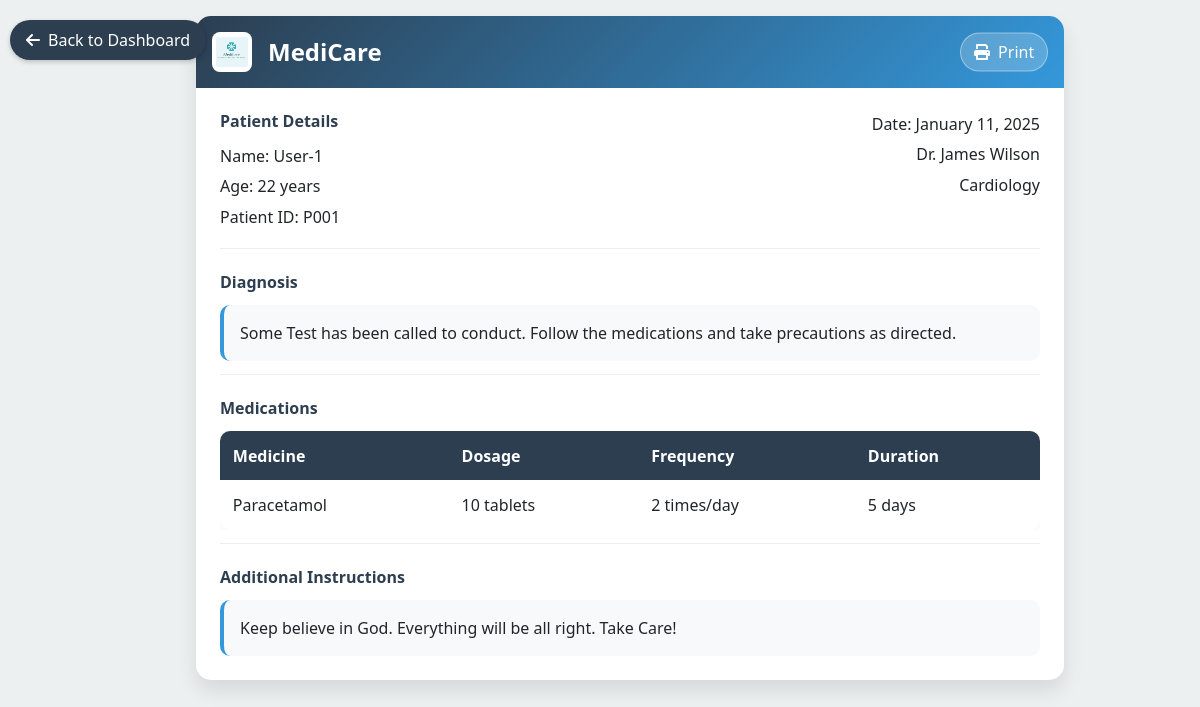
Screenshot of /view_prescription/7 (signed in) with the database file from the repository.
### model.py (models this page shows)
class Patient(UserMixin, db.Model):
    __tablename__ = 'patient'
    id = db.Column(db.Integer, primary_key=True)
    user_id = db.Column(db.Integer, db.ForeignKey('user.id', ondelete='CASCADE'), nullable=False)
    name = db.Column(db.String(80), unique=True, nullable=False)
    email = db.Column(db.String(120), unique=True, nullable=False)
    mobile = db.Column(db.String(20), nullable=False)
    password = db.Column(db.String(120), nullable=False)
    city = db.Column(db.String(120), nullable=False)
    emergency_email = db.Column(db.String(120), nullable=False)
    emergency_number = db.Column(db.String(20), nullable=False)
    gender = db.Column(db.String(20), nullable=False)
    age = db.Column(db.Integer, nullable=False)
    created_at = db.Column(db.DateTime, nullable=False, default=datetime.utcnow)
    user = db.relationship('User', back_populates='patient')
    appointments = db.relationship('Appointment', back_populates='patient')

class Prescription(db.Model):
    __tablename__ = 'prescription'
    id = db.Column(db.Integer, primary_key=True)
    appointment_id = db.Column(db.Integer, db.ForeignKey('appointment.id'), nullable=False)
    diagnosis = db.Column(db.String(200), nullable=False)
    medicines = db.Column(db.Text, nullable=False)  # JSON string
    dosage = db.Column(db.Text, nullable=True)
    frequency = db.Column(db.Text, nullable=True)
    duration = db.Column(db.Text, nullable=True)
    instructions = db.Column(db.Text, nullable=True)
    created_at = db.Column(db.DateTime, default=datetime.utcnow)
    appointment = db.relationship('Appointment', back_populates='prescription')

class Doctor(db.Model):
    __tablename__ = 'doctor'
    id = db.Column(db.Integer, primary_key=True)
    user_id = db.Column(db.Integer, db.ForeignKey('user.id', ondelete='CASCADE'), nullable=False)
    name = db.Column(db.String(80), nullable=False)
    specialization = db.Column(db.String(120), nullable=False)
    department_id = db.Column(db.Integer, db.ForeignKey('department.id'), nullable=False)
    experience = db.Column(db.Integer, nullable=False)
    email = db.Column(db.String(120), unique=True, nullable=False)
    password = db.Column(db.String(120), nullable=False)
    city = db.Column(db.String(120), nullable=False)
    image = db.Column(db.String(255))
    rating = db.Column(db.Float, default=0.0)
    is_approved = db.Column(db.Boolean, default=False)
    description = db.Column(db.Text)
    user = db.relationship('User', back_populates='doctor')
    appointments = db.relationship('Appointment', back_populates='doctor')
    department = db.relationship('Department', back_populates='doctors')

### app.py (the view)
@app.route('/view_prescription/<int:appointment_id>', methods=['GET', 'POST'])
def view_prescription(appointment_id):
    prescription = Prescription.query.filter_by(appointment_id=appointment_id).first_or_404()
    medicines = json.loads(prescription.medicines)  # Parse JSON string to Python list of dictionaries
    return render_template(
        'view_prescription.html',
        prescription={
            'diagnosis': prescription.diagnosis,
            'instructions': prescription.instructions,
            'created_at': prescription.created_at,
            'medicines': medicines,
            'appointment': prescription.appointment,
        }
    )

### app.py (called while the page is built)
@login_manager.user_loader
def load_user(user_id):
    return User.query.get(int(user_id))

@app.context_processor
def inject_notification_count():
    if current_user.is_authenticated:
        unread_count = Notification.query.filter_by(doctor_id=current_user.id, is_read=False).count()
        return {'unread_count': unread_count}
    return {'unread_count': 0}

### templates/view_prescription.html (shortened to what this page needs)
<!DOCTYPE html>
<html lang="en">
<head>
    <link rel="stylesheet" href="https://cdn.jsdelivr.net/npm/bootstrap@5.3.0/dist/css/bootstrap.min.css">
    <link rel="stylesheet" href="https://cdnjs.cloudflare.com/ajax/libs/font-awesome/6.0.0-beta3/css/all.min.css">
</head>
<body>
    <div class="back">
        {% if current_user.doctor %}
        <a href="{{ url_for('doctor') }}" class="back-btn" style="text-decoration: none;">
            <i class="fas fa-arrow-left"></i>
            Back to Dashboard
        </a>
        {% else %}
        <a href="{{ url_for('user') }}" class="back-btn" style="text-decoration: none;">
            <i class="fas fa-arrow-left"></i>
            Back to Dashboard
        </a>
        {% endif %}
    </div>
    <div class="container">
        <div class="prescription-card">
            <div class="header">
                <div class="logo-container">
                    <img src="{{ url_for('static', filename='pic4.jpg') }}" alt="MediCare Logo" class="logo-img" />
                    <h1 class="logo-text">MediCare</h1>
                </div>
                <button onclick="window.print()" class="print-btn">
                    <i class="fas fa-print me-2"></i>Print
                </button>
            </div>
            <div class="content">
                <div class="section patient-details">
                    <div>
                        <h2 class="section-title">Patient Details</h2>
                        <p class="detail-item">Name: {{ prescription.appointment.patient.name }}</p>
                        <p class="detail-item">Age: {{ prescription.appointment.patient.age }} years</p>
                        <p class="detail-item">Patient ID: P00{{ prescription.appointment.patient.id }}</p>
                    </div>
                    <div class="text-end">
                        <p class="detail-item">Date: {{ prescription.created_at.strftime('%B %d, %Y') }}</p>
                        <p class="detail-item">{{ prescription.appointment.doctor.name }}</p>
                        <p class="detail-item">{{ prescription.appointment.doctor.specialization }}</p>
                    </div>
                </div>
                <div class="section">
                    <h2 class="section-title">Diagnosis</h2>
                    <div class="diagnosis-box">
                        {{ prescription.diagnosis }}
                    </div>
                </div>
                <div class="section">
                    <h2 class="section-title">Medications</h2>
                    <div class="table-responsive">
                        <table class="medications-table">
                            <thead>
                                <tr>
                                    <th>Medicine</th>
                                    <th>Dosage</th>
                                    <th>Frequency</th>
                                    <th>Duration</th>
                                </tr>
                            </thead>
                            <tbody>
                                {% for med in prescription.medicines %}
                                <tr>
                                    <td>{{ med['medicine'] }}</td>
                                    <td>{{ med['dosage'] }}</td>
                                    <td>{{ med['frequency'] }}</td>
                                    <td>{{ med['duration'] }}</td>
                                </tr>
                                {% endfor %}
                            </tbody>
                        </table>
                    </div>
                </div>
                <div class="section">
                    <h2 class="section-title">Additional Instructions</h2>
                    <div class="instructions-box">
                        {{ prescription.instructions }}
                    </div>
                </div>
            </div>
        </div>
    </div>
</body>
</html>

### templates/view_prescription.html (style rules this page uses)
:root { --primary-color: #2c3e50; --secondary-color: #3498db; --accent-color: #e74c3c; }
body { background-color: #ecf0f1; font-family: 'Segoe UI', Tahoma, Geneva, Verdana, sans-serif; }
.container { max-width: 900px; padding: 1rem; margin-left: 15vw; }
.prescription-card { background: white; border-radius: 15px; box-shadow: 0 10px 20px rgba(0, 0, 0, 0.1); overflow: hidden; }
.header { background: linear-gradient(135deg, var(--primary-color), var(--secondary-color)); color: white; padding: 1rem; position: relative; display: flex; align-items: center; gap: 1rem; }
.logo-container { display: flex; align-items: center; gap: 1rem; }
.logo-img { width: 40px; height: 40px; object-fit: contain; background: white; border-radius: 8px; padding: 4px; }
.logo-text { font-size: 1.5rem; font-weight: 700; margin: 0; }
.print-btn { position: absolute; right: 1rem; top: 50%; transform: translateY(-50%); background: rgba(255, 255, 255, 0.2); border: 1px solid rgba(255, 255, 255, 0.4); color: white; padding: 0.4rem 0.8rem; border-radius: 50px; transition: all 0.3s ease; }
.content { padding: 1.5rem; }
.section { margin-bottom: 1.5rem; padding-bottom: 0.8rem; border-bottom: 1px solid #eee; }
.section:last-child { margin-bottom: 0; padding-bottom: 0; border-bottom: none; }
.section-title { color: var(--primary-color); font-weight: 600; margin-bottom: 0.8rem; font-size: 1rem; }
.patient-details { display: grid; grid-template-columns: repeat(auto-fit, minmax(250px, 1fr)); gap: 1.5rem; }
.detail-item { margin-bottom: 0.4rem; }
.medications-table { width: 100%; border-collapse: separate; border-spacing: 0; border-radius: 10px; overflow: hidden; box-shadow: 0 0 10px rgba(0, 0, 0, 0.05); }
.medications-table th { background: var(--primary-color); color: white; padding: 0.8rem; text-align: left; }
.medications-table td { padding: 0.8rem; border-bottom: 1px solid #eee; }
.medications-table tr:last-child td { border-bottom: none; }
.diagnosis-box, .instructions-box { background: #f8f9fa; padding: 1rem; border-radius: 10px; border-left: 4px solid var(--secondary-color); }
.back-btn { position: fixed; left: 10px; top: 20px; background: var(--primary-color); color: white; border: none; padding: 0.5rem 1rem; border-radius: 50px; display: flex; align-items: center; gap: 0.5rem; box-shadow: 0 2px 5px rgba(0, 0, 0, 0.2); transition: all 0.3s ease; z-index: 1000; }

### rows the page displays
Patient: appointment.patient.name "User-1", appointment.patient.age "22", appointment.patient.id "1"
Prescription: created_at "January 11, 2025", diagnosis "Some Test has been called to conduct. Follow the medications and take precautions as directed.", instructions "Keep believe in God. Everything will be all right. Take Care!"
Doctor: appointment.doctor.name "Dr. James Wilson", appointment.doctor.specialization "Cardiology"

### other values shown
{{ med['medicine'] }} "Paracetamol"
{{ med['dosage'] }} "10 tablets"
{{ med['frequency'] }} "2 times/day"
{{ med['duration'] }} "5 days"
